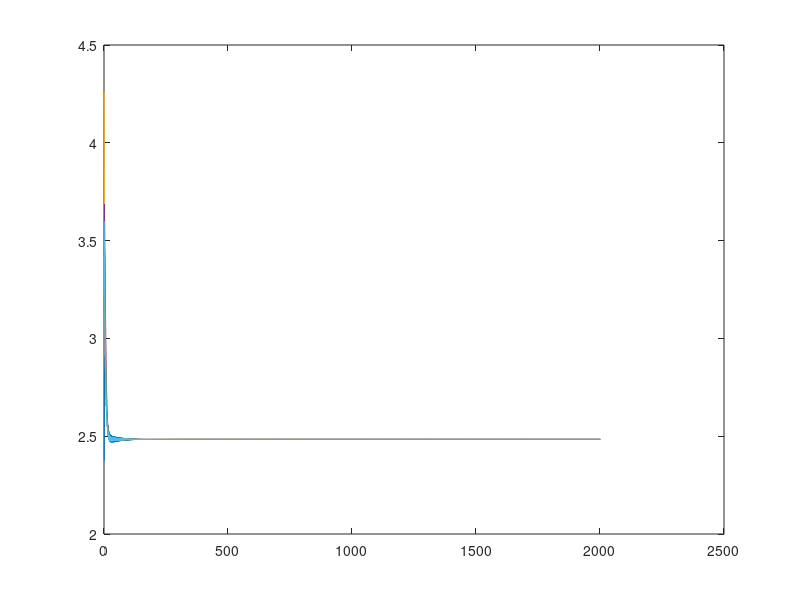
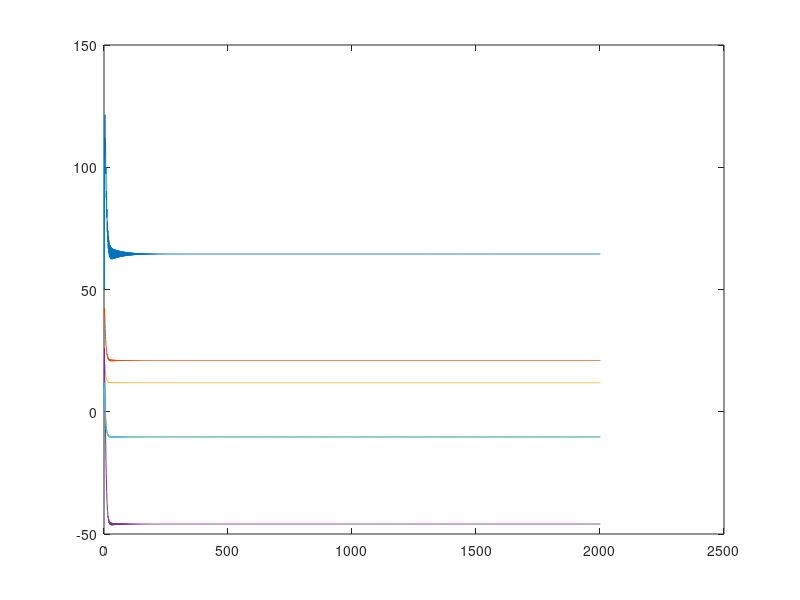
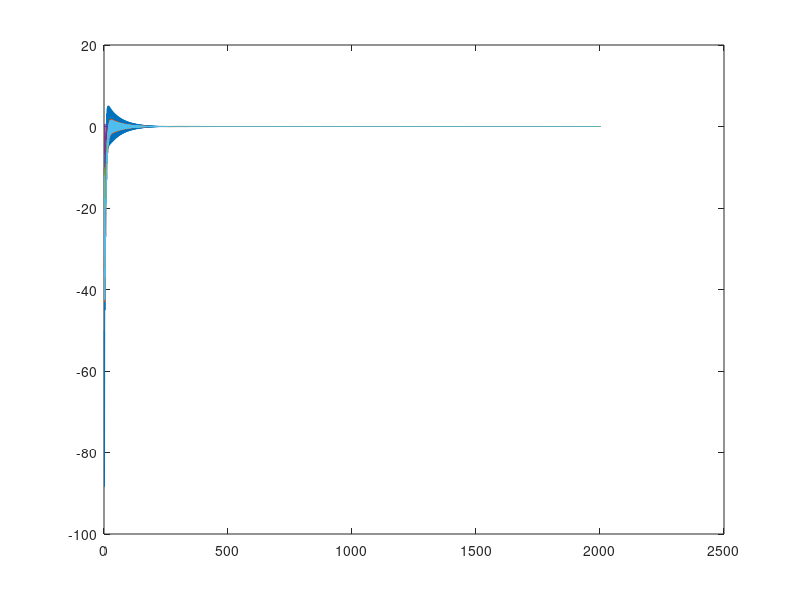

The MATLAB source for these figures, in order:
clear,close all,clc;

P=[1/3 1/3 0 0 0 1/3;1/5 1/5 1/5 0 1/5 1/5;0 1/4 1/4 1/4 0 1/4;0 0 1/3 1/3 1/3 0;0 1/4 0 1/4 1/4 1/4;1/5 1/5 1/5 0 1/5 1/5];
Q=P';
ef=4e-3;

N=650;
M=24;
n=rand(1,M);
TOT=sum(n);
D1=(n/TOT)*N;

D=[0;D1(1);D1(4);0;0;0];

p_max=[200;400;50;35;30;40];
p_min=[50;40;15;10;10;12];

lamda_max=[3.5;15.75;72.5;3.8338;4.5;5];
lamda_min=[2.375;5.25;28.75;3.4168;3.5;3.6];


p(1)=p_min(1);
p(4)=p_min(4);
p(5)=p_min(5);
p(6)=p_min(6);

if D(2)<p_min(2)
    p(2)=p_min(2);
elseif D(2)>p_max(2)
    p(2)=p_max(2);
else
    p(2)=D(2);
end

if D(3)<p_min(3)
    p(3)=p_min(3);
elseif D(3)>p_max(3)
    p(3)=p_max(3);
else
    p(3)=D(3);
end

v=[133.33;28.5714;8;59.952;20;20];
beta=diag(v);
alpha=[-266.6667;-50;-8;-194.8441;-60;-60];

for i=1:6
    lamda(i)=(p(i)-alpha(i))/v(i);
end

p=p'
lamda=lamda';

dell_p(:,1)=D(:,1)-p(:,1)

for i=1:2000
lamda(:,i+1)=P*lamda(:,i)+ef*dell_p(:,i);
for j=1:6
    
if lamda(j,i+1)>lamda_max(j)
    p(j,i+1)=p_max(j);
end

if lamda(j,i+1)<lamda_min(j)
    p(j,i+1)=p_min(j);
end
p(j,i+1)=beta(j,j)*lamda(j,i+1)+alpha(j);

end
dell_p(:,i+1)=Q*dell_p(:,i)-(p(:,i+1)-p(:,i));
end



figure('Name','Incremental costs');
x1=lamda(1,:);
x2=lamda(2,:);
x3=lamda(3,:);
x4=lamda(4,:);
x5=lamda(5,:);
x6=lamda(6,:);
plot(x1);
hold on;
plot(x2);
plot(x3);
plot(x4);
plot(x5);
plot(x6);

figure('Name','power o/ps');
p1=p(1,:);
p2=p(2,:);
p3=p(3,:);
p4=p(4,:);
p5=p(5,:);
p6=p(6,:);
plot(p1);
hold on;
plot(p2);
plot(p3);
plot(p4);
plot(p5);
plot(p6);

figure('Name','dell_p mismatch');
dell_p1=dell_p(1,:);
dell_p2=dell_p(2,:);
dell_p3=dell_p(3,:);
dell_p4=dell_p(4,:);
dell_p5=dell_p(5,:);
dell_p6=dell_p(6,:);

plot(dell_p1);
hold on;
plot(dell_p2);
plot(dell_p3);
plot(dell_p4);
plot(dell_p5);
plot(dell_p6);

